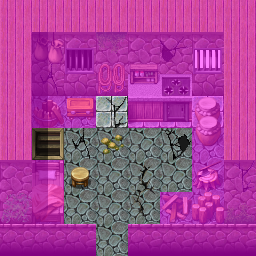

This is a level from a 2D game, rendered from its Tiled map with the project's own tilesets. A one-line summary and the map file follow, with tile-layer data summarised:
An orthogonal 8x8 tile map with 32x32 px tiles, 4 tile layers (Ground, Objects, Above, Walkable), 13 tilesets and 2 objects (2x mapchange).

<map version="1.0" orientation="orthogonal" width="8" height="8" tilewidth="32" tileheight="32">
    <tileset firstgid="1" name="map_20" tilewidth="32" tileheight="32">
        <image source="../drawable/map_20.png" width="256" height="256" />
    </tileset>
    <tileset firstgid="65" name="map_22" tilewidth="32" tileheight="32">
        <image source="../drawable/map_22.png" width="256" height="256" />
    </tileset>
    <tileset firstgid="129" name="map_5" tilewidth="32" tileheight="32">
        <image source="../drawable/map_5.png" width="256" height="256" />
    </tileset>
    <tileset firstgid="193" name="map_19" tilewidth="32" tileheight="32">
        <image source="../drawable/map_19.png" width="256" height="256" />
    </tileset>
    <tileset firstgid="257" name="map_6" tilewidth="32" tileheight="32">
        <image source="../drawable/map_6.png" width="256" height="256" />
    </tileset>
    <tileset firstgid="321" name="map_12" tilewidth="32" tileheight="32">
        <image source="../drawable/map_12.png" width="256" height="256" />
    </tileset>
    <tileset firstgid="385" name="map_0" tilewidth="32" tileheight="32">
        <image source="../drawable/map_0.png" width="256" height="256" />
    </tileset>
    <tileset firstgid="449" name="map_3" tilewidth="32" tileheight="32">
        <image source="../drawable/map_3.png" width="256" height="256" />
    </tileset>
    <tileset firstgid="513" name="map_10" tilewidth="32" tileheight="32">
        <image source="../drawable/map_10.png" width="256" height="256" />
    </tileset>
    <tileset firstgid="577" name="map_2" tilewidth="32" tileheight="32">
        <image source="../drawable/map_2.png" width="256" height="256" />
    </tileset>
    <tileset firstgid="641" name="map_1" tilewidth="32" tileheight="32">
        <image source="../drawable/map_1.png" width="256" height="256" />
    </tileset>
    <tileset firstgid="705" name="map_15" tilewidth="32" tileheight="32">
        <image source="../drawable/map_15.png" width="256" height="256" />
    </tileset>
    <tileset firstgid="769" name="map_8" tilewidth="32" tileheight="32">
        <image source="../drawable/map_8.png" width="256" height="256" />
    </tileset>
    <layer name="Ground" width="8" height="8">
        <data>[64 cells, 64 non-empty, 6 distinct tile ids]</data>
    </layer>
    <layer name="Objects" width="8" height="8">
        <data>[64 cells, 33 non-empty, 31 distinct tile ids]</data>
    </layer>
    <layer name="Above" width="8" height="8">
        <data>[64 cells, 8 non-empty, 4 distinct tile ids]</data>
    </layer>
    <layer name="Walkable" width="8" height="8">
        <data>[64 cells, 50 non-empty, 1 distinct tile ids]</data>
    </layer>
    <objectgroup name="Mapevents">
        <object name="entrance" type="mapchange" x="96" y="224" width="32" height="32">
            <properties>
                <property name="map" value="brimhaven3" />
                <property name="place" value="brother2" />
            </properties>
        </object>
        <object name="cave" type="mapchange" x="32" y="128" width="32" height="32">
            <properties>
                <property name="map" value="brimhaven_brother1_to_2" />
                <property name="place" value="brother2" />
            </properties>
        </object>
    </objectgroup>
    <objectgroup name="Spawn" />
    <objectgroup name="Keys" />
</map>
